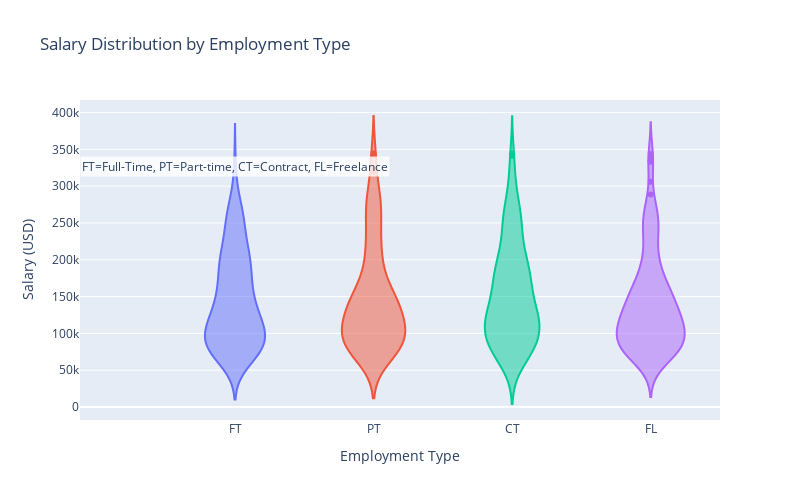

The cell this chart's notebook holds for it:
### Markdown cell above
### 6. Salary by Employment Type

The modern workforce includes various employment arrangements beyond traditional full-time roles. This analysis compares compensation across contract, freelance, full-time, and part-time positions in the AI field. The violin plot visualization below is particularly effective for this comparison, as it combines aspects of a box plot with a density plot, showing both the distribution shape and key statistics for each employment type. This approach reveals not just median values but also where salaries are concentrated within each category and how the distributions differ in shape. The width of each "violin" at different salary levels indicates the probability density of observations at those values, providing insights into common salary bands within each employment arrangement. Understanding these differences helps STEAMe's users evaluate the financial implications of different work arrangements and identify potentially unexpected opportunities for competitive compensation outside conventional employment structures.

### Code cell
# 6. Salary Distribution by Employment Type
fig6 = px.violin(
    full_df,
    x="employment_type",
    y="salary_usd",
    color="employment_type",
    title="Salary Distribution by Employment Type",
    labels={"salary_usd": "Salary (USD)", "employment_type": "Employment Type"},
    category_orders={"employment_type": ["FT", "PT", "CT", "FL"]},
    height=500,
    width=800
)
fig6.update_layout(showlegend=False)
fig6.add_annotation(
    x=0,
    y=full_df["salary_usd"].max()*0.95,
    text="FT=Full-Time, PT=Part-time, CT=Contract, FL=Freelance",
    showarrow=False,
    bgcolor="rgba(255,255,255,0.8)"
)
fig6.show()

### Figure 1 — Plotly figure (JSON) as saved in the notebook; plotly's stock layout.template omitted (floating-point values rounded to 4 significant figures; data arrays with more than 128 entries replaced by an {"elided": "..."} marker saying what was removed)
{"data": [{"alignmentgroup": "True", "box": {"visible": false}, "hovertemplate": "Employment Type=%{x}<br>Salary (USD)=%{y}<extra></extra>", "legendgroup": "FT", "marker": {"color": "#636efa"}, "name": "FT", "offsetgroup": "FT", "orientation": "v", "scalegroup": "True", "showlegend": true, "type": "violin", "x": {"elided": "187 str values"}, "x0": " ", "xaxis": "x", "y": {"elided": "187 int values"}, "y0": " ", "yaxis": "y"}, {"alignmentgroup": "True", "box": {"visible": false}, "hovertemplate": "Employment Type=%{x}<br>Salary (USD)=%{y}<extra></extra>", "legendgroup": "PT", "marker": {"color": "#EF553B"}, "name": "PT", "offsetgroup": "PT", "orientation": "v", "scalegroup": "True", "showlegend": true, "type": "violin", "x": {"elided": "155 str values"}, "x0": " ", "xaxis": "x", "y": {"elided": "155 int values"}, "y0": " ", "yaxis": "y"}, {"alignmentgroup": "True", "box": {"visible": false}, "hovertemplate": "Employment Type=%{x}<br>Salary (USD)=%{y}<extra></extra>", "legendgroup": "CT", "marker": {"color": "#00cc96"}, "name": "CT", "offsetgroup": "CT", "orientation": "v", "scalegroup": "True", "showlegend": true, "type": "violin", "x": {"elided": "190 str values"}, "x0": " ", "xaxis": "x", "y": {"elided": "190 int values"}, "y0": " ", "yaxis": "y"}, {"alignmentgroup": "True", "box": {"visible": false}, "hovertemplate": "Employment Type=%{x}<br>Salary (USD)=%{y}<extra></extra>", "legendgroup": "FL", "marker": {"color": "#ab63fa"}, "name": "FL", "offsetgroup": "FL", "orientation": "v", "scalegroup": "True", "showlegend": true, "type": "violin", "x": {"elided": "192 str values"}, "x0": " ", "xaxis": "x", "y": {"elided": "192 int values"}, "y0": " ", "yaxis": "y"}], "layout": {"annotations": [{"bgcolor": "rgba(255,255,255,0.8)", "showarrow": false, "text": "FT=Full-Time, PT=Part-time, CT=Contract, FL=Freelance", "x": 0, "y": 327200.0}], "height": 500, "legend": {"title": {"text": "Employment Type"}, "tracegroupgap": 0}, "showlegend": false, "title": {"text": "Salary Distribution by Employment Type"}, "violinmode": "overlay", "width": 800, "xaxis": {"anchor": "y", "categoryarray": ["FT", "PT", "CT", "FL"], "categoryorder": "array", "domain": [0, 1], "title": {"text": "Employment Type"}}, "yaxis": {"anchor": "x", "domain": [0, 1], "title": {"text": "Salary (USD)"}}}}
